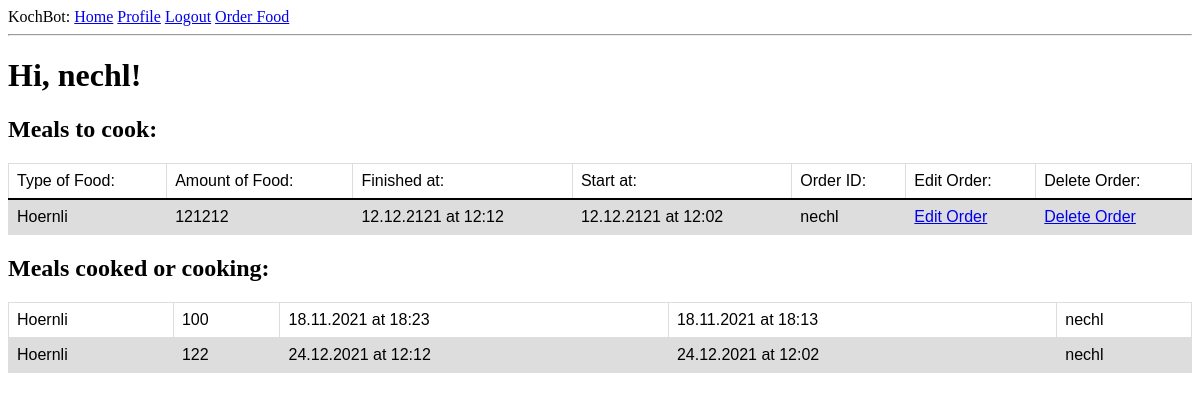
Before: /index (signed in) with the older database file.
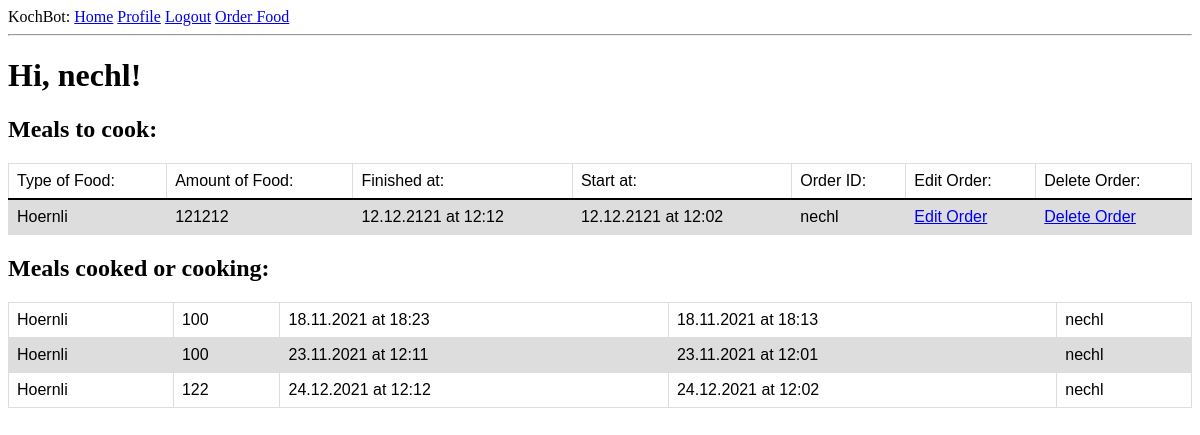
After: the same page with the newer database file.
### app/models.py (models this page shows, shortened)
class User(UserMixin, db.Model):
    id = db.Column(db.Integer, primary_key=True)
    username = db.Column(db.String(64), index=True, unique=True)
    email = db.Column(db.String(120), index=True, unique=True)
    password_hash = db.Column(db.String(128))
    orders = db.relationship('Order', backref='author', lazy='dynamic')

class Order(db.Model):
    id = db.Column(db.Integer, primary_key = True)
    food = db.Column(db.String(140))
    timestamp = db.Column(db.DateTime,  default=datetime.utcnow)
    amount = db.Column(db.Integer())
    finished_at = db.Column(db.DateTime, index = True)
    start_at = db.Column(db.DateTime)
    user_id = db.Column(db.Integer, db.ForeignKey('user.id'))
    cooking = db.Column(db.Boolean, default = False)

### app/routes.py (the view)
@app.route('/')
@app.route('/index')
@login_required
def index():
    orders = Order.query.filter_by(cooking = False).order_by(Order.finished_at.asc()).all()
    orders_cooked = Order.query.filter_by(cooking = True).order_by(Order.finished_at.asc()).all()
    return render_template('index.html', title='Home', orders=orders, orders_cooked = orders_cooked)

### app/models.py (called while the page is built)
@login.user_loader
def load_user(id):
    return User.query.get(int(id))

### app/templates/index.html
{% extends "base.html" %}
{% block content %}
    <div class="MainContent">
        <h1>Hi, {{ current_user.username }}!</h1>
        <h2>Meals to cook:</h2>
        <table id="orders">
            <tr id="orders_header">
                <th id="orders_header">Type of Food:</th>
                <th id="orders_header">Amount of Food:</th>
                <th id="orders_header">Finished at:</th>
                <th id="orders_header">Start at:</th>
                <th id="orders_header">Order ID:</th>
                <th id="orders_header">Edit Order:</th>
                <th id="orders_header">Delete Order:</th>
            </tr>
            {% for order in orders %}
                {% include '_order.html' %}
            {% endfor %}
        </table>
        <h2>Meals cooked or cooking:</h2>
        <table id="orders">
            {% for order in orders_cooked %}
                {% include '_order_cooked.html' %}
            {% endfor %}
        </table>
    </div>
{% endblock %}

### app/templates/base.html (shortened to what this page needs)
<html>
    <head>
        <link rel="stylesheet" href=" {{ url_for('static', filename='style/style.css') }}">
    </head>
    <body>
        <div>
            KochBot:
                <a href="{{ url_for('index') }}">Home</a>
                {% if current_user.is_anonymous %}
                <a href="{{ url_for('login') }}">Login</a>
                {% else %}
                <a href="{{ url_for('user', username=current_user.username) }}">Profile</a>
                <a href="{{ url_for('logout') }}">Logout</a>
                {% endif %}
                <a href="{{ url_for('order') }}">Order Food</a>
        </div>
        <hr>
        {% block content %}{% endblock %}
    </body>
</html>

### app/templates/_order.html
<tr id="orders">
    <th id="orders">{{ order.food }}</th>
    <th id="orders">{{ order.amount }}</th>
    <th id="orders">{{ order.finished_at.strftime("%d.%m.%Y at %H:%M") }}</th>
    <th id="orders">{{ order.start_at.strftime("%d.%m.%Y at %H:%M") }}</th>
    <th id="orders">{{ order.user_id }}</th>
    <th id="orders"><a href="{{ url_for('edit_order', id=order.id) }}">Edit Order</a></th>
    <th id="orders"><a href="{{ url_for('delete_order', id=order.id) }}">Delete Order</a></th>
</tr>

### app/templates/_order_cooked.html
<tr id="orders">
    <th id="orders">{{ order.food }}</th>
    <th id="orders">{{ order.amount }}</th>
    <th id="orders">{{ order.finished_at.strftime("%d.%m.%Y at %H:%M") }}</th>
    <th id="orders">{{ order.start_at.strftime("%d.%m.%Y at %H:%M") }}</th>
    <th id="orders">{{ order.user_id }}</th>
</tr>

### app/static/style/style.css (style rules this page uses)
table#orders { font-family: Arial, sans-serif; font-style:normal; border-collapse: collapse; width: 100%; }
td#orders, th#orders, th#orders_header { border: 1px solid #dddddd; text-align: left; padding: 8px; font-weight: normal; }
tr#orders_header { font-weight: bold; border-bottom: 2px solid black; }
tr#orders:nth-child(even) { background-color: #dddddd; }
.MainContent { background-color: white; }

Changed rows visible on the page:
added Order: food "Hoernli", amount "100", finished_at "23.11.2021 at 12:11", start_at "23.11.2021 at 12:01", user_id "nechl", shown under "Meals cooked or cooking:"
